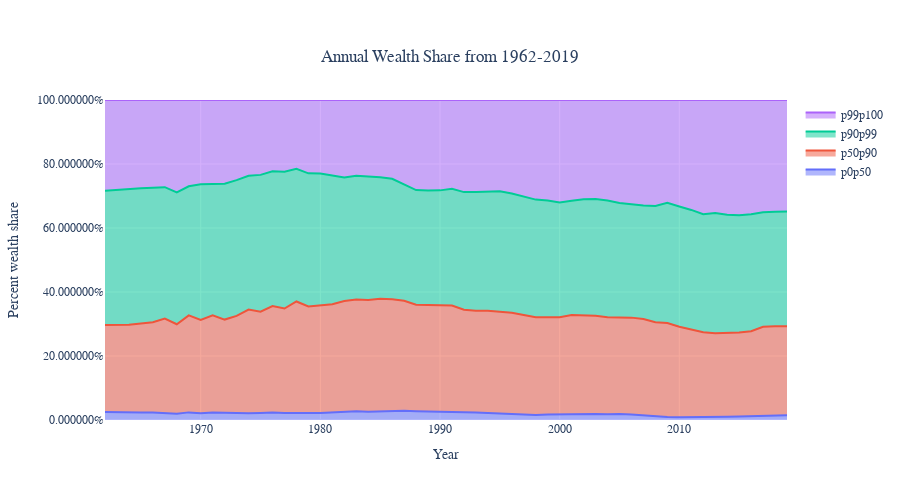

The code cell stored with this chart in its notebook:
### Code cell
fig1 = make_subplots()
nw_cols = ['p0p50', 'p50p90', 'p90p99', 'p99p100']
n_title = "Annual Wealth Share from 1962-2019"

for col in nw_cols:
    fig1.add_trace(go.Scatter(x = Wealth_Share_df['Year'],
                             y = Wealth_Share_df[col],
                             name = col,
                             stackgroup='one')
    )
    
fig1.update_yaxes(tickformat='%', title_text="Percent wealth share", range = [0,1])

fig1.update_xaxes(title_text="Year")

fig1.update_layout(
    font_family="Times New Roman",
    title_font_family="Times New Roman",
    height=500, width=900,
    title={
        'text': n_title,
        'y':0.9,
        'x':0.5,
        'xanchor': 'center',
        'yanchor': 'top'}
)

fig1.show()
